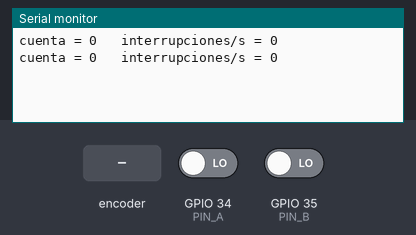
Recording of a sketch running on a simulated ESP32. Shown: the last lines printed to the serial monitor. Inputs (shaded band) come from the test bench; at power-on: GPIO 34 (PIN_A) LOW, GPIO 35 (PIN_B) LOW.

Above: at 1.2 s.
1.3 s: rotary encoder on GPIO 34 (PIN_A) / GPIO 35 (PIN_B) turned 1 step (first pin leading)
At 2.8 s:
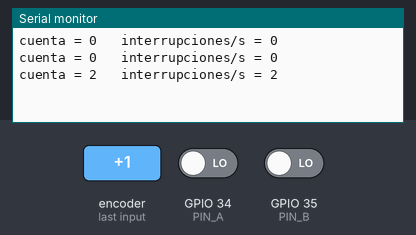
3.0 s: rotary encoder on GPIO 34 (PIN_A) / GPIO 35 (PIN_B) turned 1 step (first pin leading)
At 3.8 s:
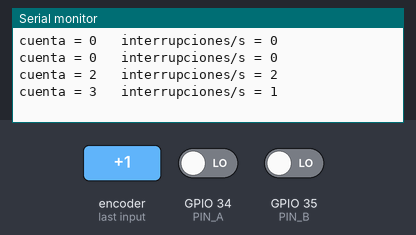
Timing chart, 0 to 6.0 s (numbered marks = the images above; inputs shaded):
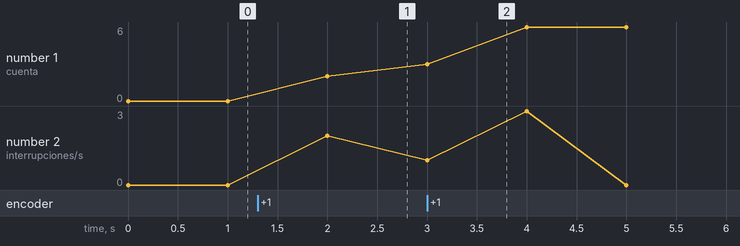

The sketch:

Ej0_Interrupciones.ino
```cpp
// Ej0_Interrupciones.ino
// Decodificacion x4 por interrupciones. SOLO para comparar con el PCNT:
// funciona, pero cada flanco interrumpe a la CPU.
#include <Arduino.h>

constexpr int PIN_A = 34;  // OJO: pines de ejemplo, completar desde 40-firmware/mapa-gpio.md
constexpr int PIN_B = 35;

volatile int32_t cuenta = 0;
volatile uint32_t interrupciones = 0;
volatile uint8_t estadoPrevio = 0;

// Tabla de transicion. Estado = (A << 1) | B. Indice = (previo << 2) | nuevo.
// +1: A adelanta a B | -1: B adelanta a A | 0: sin cambio o salto ilegal (2 bits a la vez)
DRAM_ATTR const int8_t TABLA[16] = {
   0, -1, +1,  0,     // previo = 00
  +1,  0,  0, -1,     // previo = 01
  -1,  0,  0, +1,     // previo = 10
   0, +1, -1,  0      // previo = 11
};

void IRAM_ATTR isrEncoder() {
  uint8_t nuevo = (digitalRead(PIN_A) << 1) | digitalRead(PIN_B);
  cuenta += TABLA[(estadoPrevio << 2) | nuevo];
  estadoPrevio = nuevo;
  interrupciones++;
}

void setup() {
  Serial.begin(115200);
  pinMode(PIN_A, INPUT);   // IO34..39 no tienen pull-up interno: usar el externo de la placa
  pinMode(PIN_B, INPUT);
  estadoPrevio = (digitalRead(PIN_A) << 1) | digitalRead(PIN_B);
  attachInterrupt(digitalPinToInterrupt(PIN_A), isrEncoder, CHANGE);
  attachInterrupt(digitalPinToInterrupt(PIN_B), isrEncoder, CHANGE);
}

void loop() {
  static uint32_t irqPrevias = 0;
  uint32_t irq = interrupciones;
  Serial.printf("cuenta = %ld   interrupciones/s = %lu\n",
                (long)cuenta, (unsigned long)(irq - irqPrevias));
  irqPrevias = irq;
  delay(1000);
}
```

Measured:
- after the input at 1.3 s, the serial monitor: prints a new line after 0.70 s (image 1)
- after the input at 3.0 s, the serial monitor: prints a new line at once (image 2)
- plotted number 1: 0 → 2 after the input at 1.3 s, 2 → 6 after the input at 3.0 s
- plotted number 2: 0 → 2 after the input at 1.3 s
